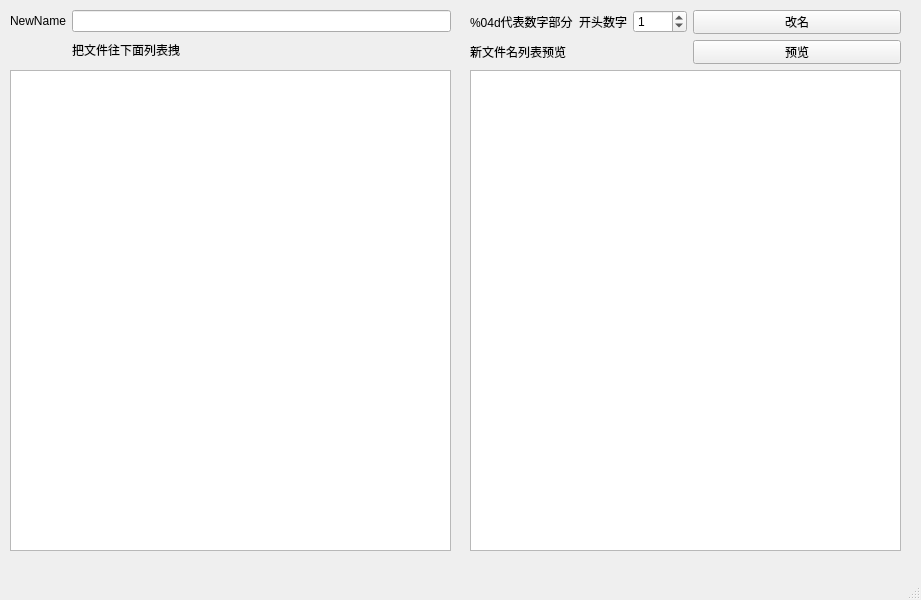
<?xml version="1.0" encoding="UTF-8"?>
<ui version="4.0">
 <class>MainWindow</class>
 <widget class="QMainWindow" name="MainWindow">
  <property name="geometry">
   <rect>
    <x>0</x>
    <y>0</y>
    <width>921</width>
    <height>600</height>
   </rect>
  </property>
  <property name="windowTitle">
   <string>Rename FileList</string>
  </property>
  <widget class="QWidget" name="centralwidget">
   <widget class="QListWidget" name="listWidget_Source">
    <property name="geometry">
     <rect>
      <x>10</x>
      <y>70</y>
      <width>441</width>
      <height>481</height>
     </rect>
    </property>
   </widget>
   <widget class="QWidget" name="gridLayoutWidget">
    <property name="geometry">
     <rect>
      <x>10</x>
      <y>10</y>
      <width>441</width>
      <height>51</height>
     </rect>
    </property>
    <layout class="QGridLayout" name="gridLayout">
     <item row="0" column="1">
      <widget class="QLineEdit" name="lineEdit_NewName"/>
     </item>
     <item row="0" column="0">
      <widget class="QLabel" name="label">
       <property name="text">
        <string>NewName</string>
       </property>
      </widget>
     </item>
     <item row="1" column="1">
      <widget class="QLabel" name="label_3">
       <property name="text">
        <string>把文件往下面列表拽</string>
       </property>
      </widget>
     </item>
    </layout>
   </widget>
   <widget class="QListWidget" name="listWidget_Target">
    <property name="geometry">
     <rect>
      <x>470</x>
      <y>70</y>
      <width>431</width>
      <height>481</height>
     </rect>
    </property>
   </widget>
   <widget class="QWidget" name="gridLayoutWidget_2">
    <property name="geometry">
     <rect>
      <x>470</x>
      <y>10</y>
      <width>431</width>
      <height>54</height>
     </rect>
    </property>
    <layout class="QGridLayout" name="gridLayout_2">
     <item row="1" column="0">
      <widget class="QLabel" name="label_4">
       <property name="text">
        <string>新文件名列表预览</string>
       </property>
      </widget>
     </item>
     <item row="0" column="1">
      <widget class="QPushButton" name="btn_Rename">
       <property name="text">
        <string>改名</string>
       </property>
      </widget>
     </item>
     <item row="1" column="1">
      <widget class="QPushButton" name="btn_Preview">
       <property name="text">
        <string>预览</string>
       </property>
      </widget>
     </item>
     <item row="0" column="0">
      <layout class="QHBoxLayout" name="horizontalLayout">
       <item>
        <widget class="QLabel" name="label_2">
         <property name="text">
          <string>%04d代表数字部分</string>
         </property>
        </widget>
       </item>
       <item>
        <widget class="QLabel" name="label_5">
         <property name="text">
          <string>开头数字</string>
         </property>
        </widget>
       </item>
       <item>
        <widget class="QSpinBox" name="spinBox_StartFrame">
         <property name="maximum">
          <number>9999</number>
         </property>
         <property name="value">
          <number>1</number>
         </property>
        </widget>
       </item>
      </layout>
     </item>
    </layout>
   </widget>
  </widget>
  <widget class="QMenuBar" name="menubar">
   <property name="geometry">
    <rect>
     <x>0</x>
     <y>0</y>
     <width>921</width>
     <height>23</height>
    </rect>
   </property>
  </widget>
  <widget class="QStatusBar" name="statusbar"/>
 </widget>
 <resources/>
 <connections/>
</ui>
